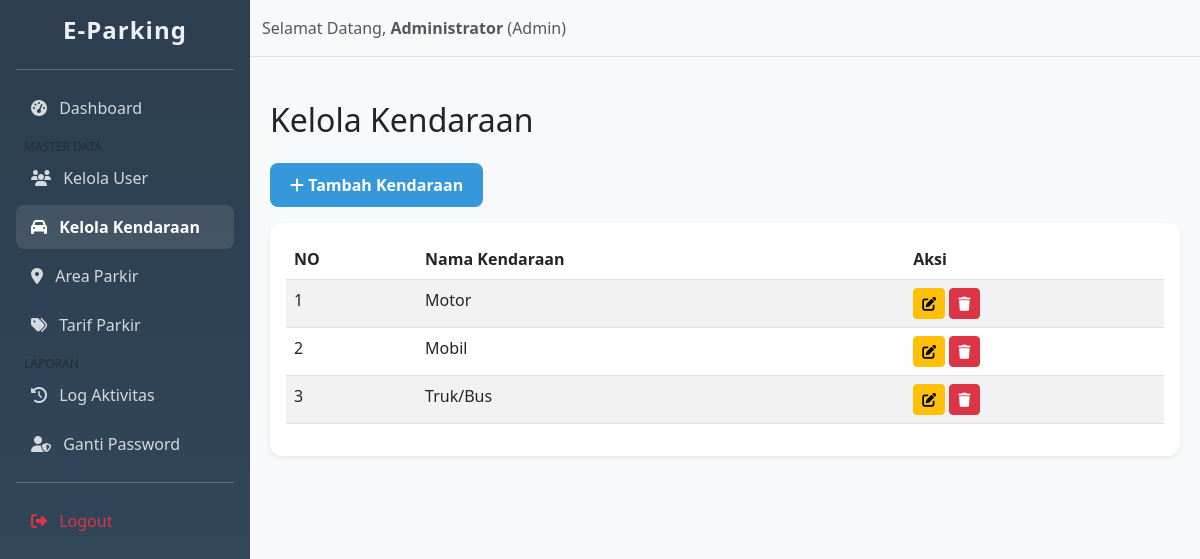
The page /pages/admin/kendaraan_read.php (signed in) on the database its author committed.
### tables this page shows
CREATE TABLE `tabel_kendaraan` (
  `id_kendaraan` int(11) NOT NULL AUTO_INCREMENT,
  `nama_kendaraan` varchar(50) NOT NULL,
  `created_at` timestamp NOT NULL DEFAULT current_timestamp(),
  PRIMARY KEY (`id_kendaraan`)
);

### pages/admin/kendaraan_read.php (the view, shortened to what this page needs)
<?php
include '../../config/database.php';
include '../../includes/header.php';
include '../../includes/sidebar.php';
?>
<div class="flex-grow-1 bg-light">
    <?php include '../../includes/navbar.php'; ?>
    <div class="content">
        <h2 class="mb-4">Kelola Kendaraan</h2>
        <a href="kendaraan_add.php" class="btn btn-primary mb-3"><i class="fas fa-plus"></i> Tambah Kendaraan</a>
        <div class="card border-0 shadow-sm">
            <div class="card-body">
                <table class="table table-striped table-hover">
                    <thead>
                        <tr>
                            <th>NO</th>
                            <th>Nama Kendaraan</th>
                            <th>Aksi</th>
                        </tr>
                    </thead>
                    <tbody>
                        <?php
                        $no = 1;
                        $query = mysqli_query($conn, "SELECT * FROM tabel_kendaraan ORDER BY id_kendaraan ASC");
                        while ($row = mysqli_fetch_assoc($query)) {
                        ?>
                        <tr>
                            <td><?= $no++ ?></td>
                            <td><?= $row['nama_kendaraan'] ?></td>
                            <td>
                                <a href="kendaraan_edit.php?id=<?= $row['id_kendaraan'] ?>" class="btn btn-warning btn-sm"><i class="fas fa-edit"></i></a>
                                <a href="kendaraan_delete.php?id=<?= $row['id_kendaraan'] ?>" class="btn btn-danger btn-sm" onclick="return confirm('Yakin hapus kendaraan ini?')"><i class="fas fa-trash"></i></a>
                            </td>
                        </tr>
                        <?php } ?>
                    </tbody>
                </table>
            </div>
        </div>
    </div>
</div>
<?php include '../../includes/footer.php'; ?>

### assets/style.css (style rules this page uses)
body { background-color: #f0f2f5; font-family: 'Segoe UI', Roboto, Helvetica, Arial, sans-serif; }
.content { padding: 30px; }
.card { border-radius: 12px; transition: transform 0.3s ease, box-shadow 0.3s ease; }
.btn-primary { background-color: #3498db; border: none; padding: 10px 20px; border-radius: 8px; font-weight: 600; }

### includes/header.php (style rules this page uses)
.content { padding: 20px; }

### rows shown on the page
tabel_kendaraan: nama_kendaraan "Motor"
tabel_kendaraan: nama_kendaraan "Mobil"
tabel_kendaraan: nama_kendaraan "Truk/Bus"

### other values the page prints
$_SESSION['nama_user'] "Administrator"
$_SESSION['role'] "Admin"
